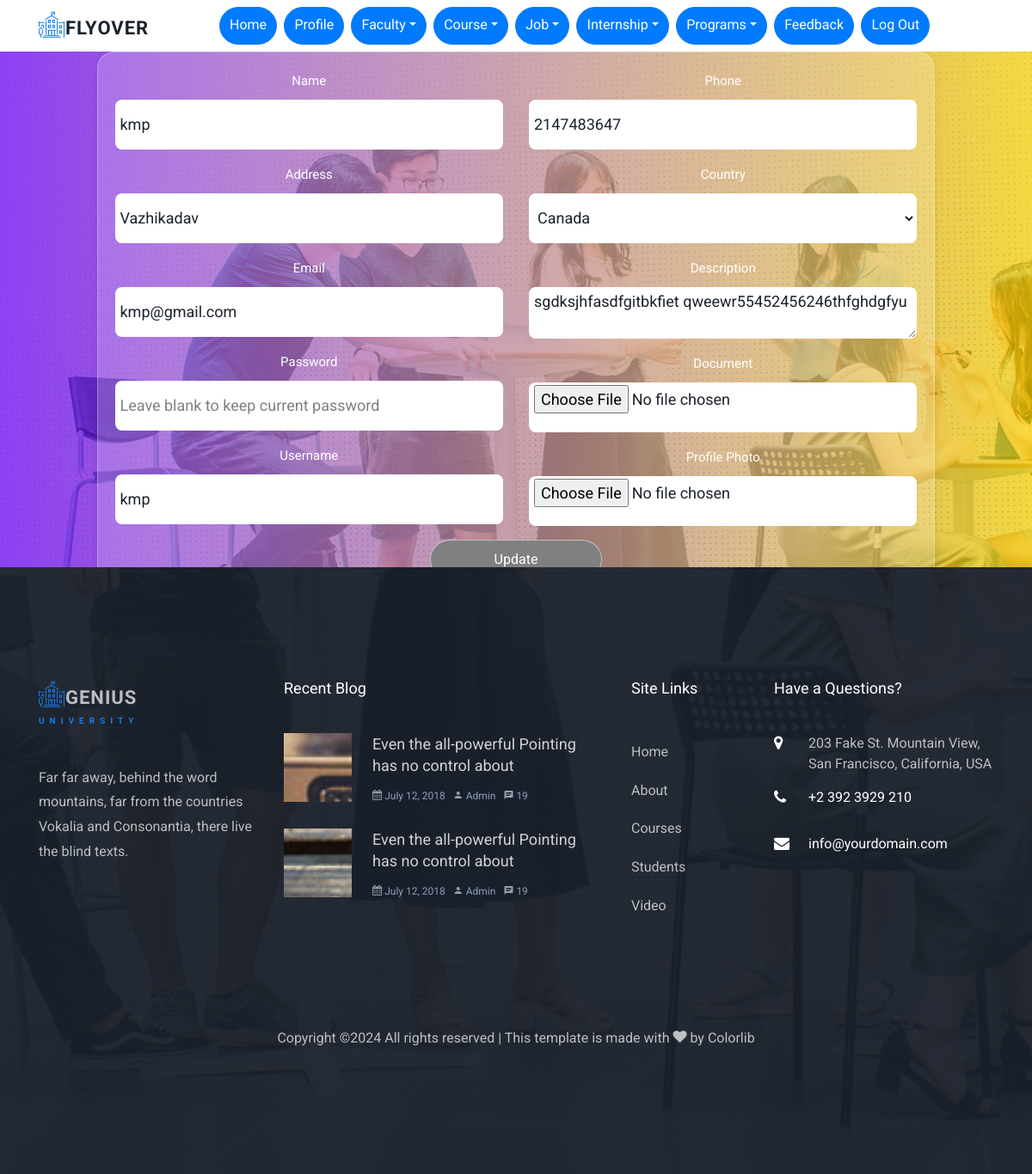
/institute/profile.php (signed in), run on the app's committed database.
### tables this page shows
CREATE TABLE `institute_reg` (
  `institute_reg_id` int(11) NOT NULL,
  `institute_name` varchar(100) NOT NULL,
  `institute_address` varchar(300) NOT NULL,
  `institute_email` varchar(100) NOT NULL,
  `institute_phone` varchar(30) NOT NULL,
  `institute_photo` varchar(100) NOT NULL,
  `institute_country` varchar(100) NOT NULL,
  `description` varchar(300) NOT NULL,
  `document` varchar(100) NOT NULL,
  `login_id` int(30) NOT NULL
);

### institute/profile.php (the view, shortened to what this page needs)
<?php
$userId = $_SESSION['login_id'];
include 'header.php';
include '../config.php';
$query = "SELECT u.*, l.username
          FROM institute_reg u
          JOIN login l ON u.login_id = l.login_id
          WHERE u.login_id = $userId ";
$result = mysqli_query($con, $query);
$user = $result->fetch_assoc();
?>
<body>
    <div class="hero-wrap hero-wrap-2" style="background-image: url('assets/images/bg_2.jpg'); background-attachment:fixed;">
        <div class="overlay"></div>
        <div class="container" style="max-width: 1200px;">
            <div class="row no-gutters slider-text align-items-center justify-content-center" data-scrollax-parent="true">
                <div class="col-md-10 ftco-animate text-center">
                    <div class="row justify-content-center">
                        <div class="col-md-12">
                            <div class="glass-form">
                                <form action="update_profile_action.php" method="POST" enctype="multipart/form-data">
                                    <div class="row">
                                        <div class="col-md-6">
                                            <div class="form-group">
                                                <label for="first-name">Name</label>
                                                <input type="text" class="form-control" name="name" value="<?php echo htmlspecialchars($user['institute_name']); ?>" >
                                            </div>
                                            <div class="form-group">
                                                <label for="address">Address</label>
                                                <input type="text" class="form-control" name="address" value="<?php echo htmlspecialchars($user['institute_address']); ?>">
                                            </div>
                                            <div class="form-group">
                                                <label for="email">Email</label>
                                                <input type="email" class="form-control" name="email" value="<?php echo htmlspecialchars($user['institute_email']); ?>" >
                                            </div>
                                            <div class="form-group">
                                                <label for="password">Password</label>
                                                <input type="password" class="form-control" name="password" placeholder="Leave blank to keep current password">
                                            </div>
                                            <div class="form-group">
                                                <label for="password">Username</label>
                                                <input type="text" class="form-control" name="username" value="<?php echo htmlspecialchars($user['username']); ?>" >
                                            </div>
                                        </div>
                                        <div class="col-md-6">
                                            <div class="form-group">
                                                <label for="phone">Phone</label>
                                                <input type="tel" class="form-control" name="phone" value="<?php echo htmlspecialchars($user['institute_phone']); ?>" >
                                            </div>
                                            <div class="form-group">
                                                <label for="country">Country</label>
                                                <select class="form-control" name="county" >
                                                    <option value="CAN" <?php echo ($user['institute_country'] == 'CAN') ? 'selected' : ''; ?>>Canada</option>
                                                </select>
                                            </div>
                                            <div class="form-group">
                                                <label for="description">Description</label>
                                                <textarea class="form-control" name="description" placeholder="Write a brief description here..."><?php echo htmlspecialchars($user['description']); ?></textarea>
                                            </div>
                                            <div class="form-group">
                                                <label for="certificate">Document</label>
                                                <input type="file" class="form-control" name="document" accept="image/*">
                                            </div>
                                            <div class="form-group">
                                                <label for="photo">Profile Photo</label>
                                                <input type="file" class="form-control" name="photo" accept="image/*">
                                            </div>
                                        </div>
                                    </div>
                                    <div class="form-group text-center">
                                        <button type="submit" class="btn btn-primary px-4">Update</button>
                                    </div>
                                </form>
                            </div>
                        </div>
                    </div>
                </div>
            </div>
        </div>
    </div>
<?php
include 'footer.php';
?>
</body>
</html>

### institute/profile.php (style rules this page uses)
.glass-form { background: rgba(255, 255, 255, 0.2); border-radius: 20px; padding: 20px; box-shadow: 0 4px 8px rgba(0, 0, 0, 0.1); backdrop-filter: blur(10px); border: 1px solid rgba(255, 255, 255, 0.3); color: #fff; opacity: 0; animation: fadeIn 1s forwards; }
.glass-form .form-control { background-color: rgba(255, 255, 255, 0.1); border: 1px solid rgba(255, 255, 255, 0.5); color: black; margin: 0 auto; border-radius: 8px; padding: 2px 5px; height: 30px; backdrop-filter: blur(5px); }
.glass-form .form-control::placeholder { color: gray; }
.glass-form .btn-primary { background-color: gray; border: 1px solid rgba(255, 255, 255, 0.5); color: #fff; width: 200px; padding: 10px 20px; }

### data on the page
institute_reg: name "kmp", address "Vazhikadav", email "kmp@gmail.com", username "kmp", phone "2147483647", county "Canada", description "sgdksjhfasdfgitbkfiet qweewr55452456246thfghdgfyu"
